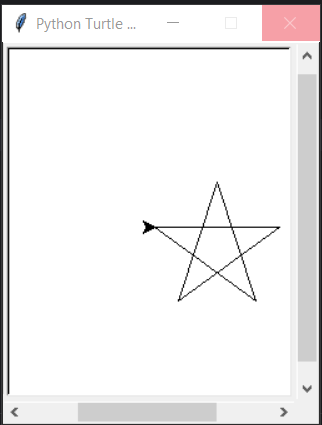

Write Python code to recreate this figure.
import turtle

vm = turtle.Screen()
my_art = turtle.Turtle()
for i in range(5):
    my_art.forward(100)
    my_art.right(144)

turtle.exitonclick()
